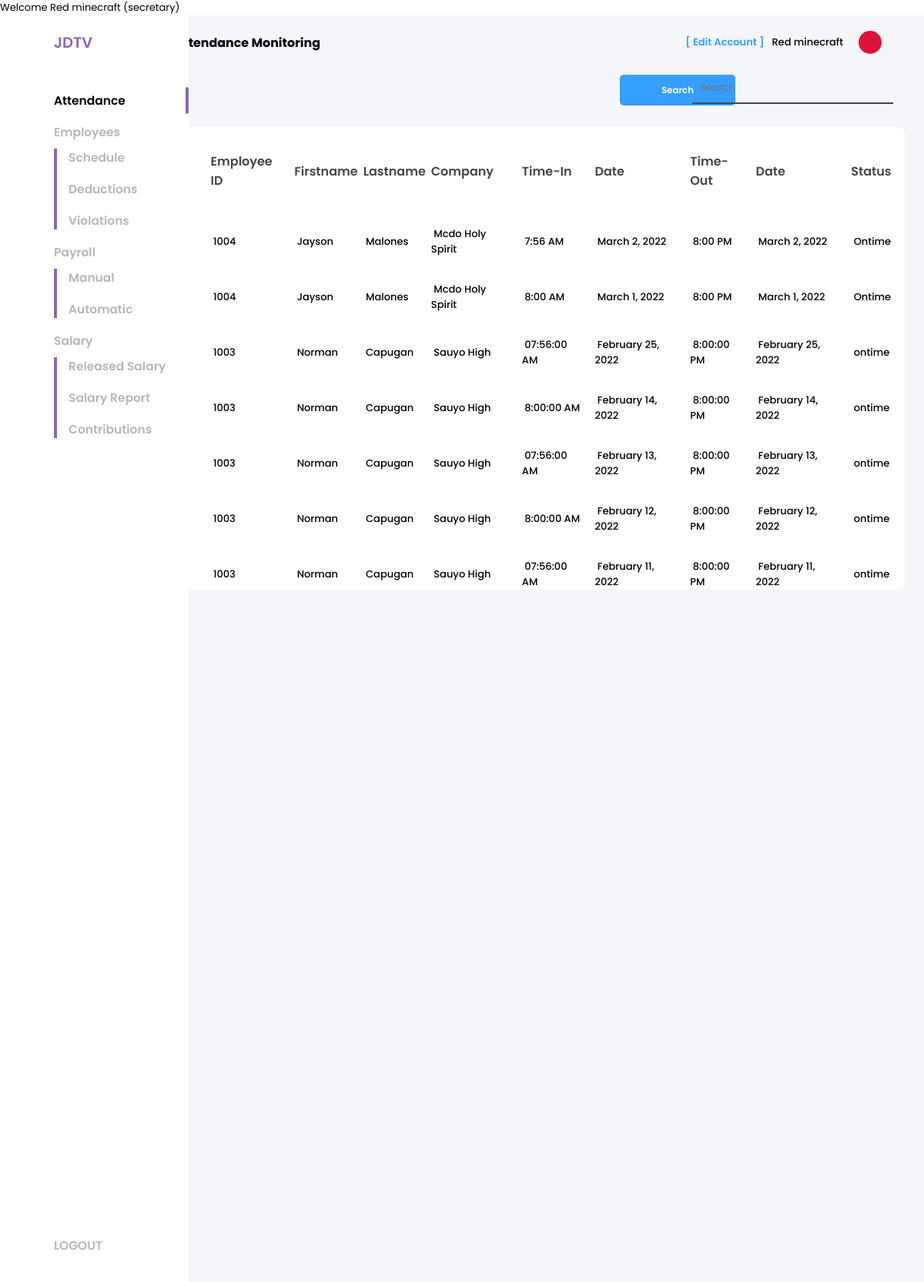
/emp_module-main/SecretaryPortal/secdashboard.php (signed in), run on the app's committed database.
### tables this page shows
CREATE TABLE `employee` (
  `id` int(11) NOT NULL,
  `empId` varchar(50) NOT NULL,
  `firstname` varchar(100) NOT NULL,
  `lastname` varchar(100) NOT NULL,
  `cpnumber` varchar(13) DEFAULT NULL,
  `address` varchar(100) DEFAULT NULL,
  `position` varchar(100) NOT NULL,
  `ratesperDay` varchar(11) NOT NULL,
  `watType` varchar(50) NOT NULL,
  `email` varchar(100) NOT NULL,
  `password` varchar(100) NOT NULL,
  `access` varchar(100) DEFAULT NULL,
  `availability` varchar(100) DEFAULT NULL,
  `timer` varchar(100) DEFAULT NULL,
  `time` varchar(100) DEFAULT NULL,
  `date` varchar(100) DEFAULT NULL
);

CREATE TABLE `emp_attendance` (
  `id` int(11) NOT NULL,
  `empId` varchar(50) NOT NULL,
  `company` varchar(100) DEFAULT NULL,
  `timeIn` varchar(20) DEFAULT NULL,
  `timeOut` varchar(20) DEFAULT NULL,
  `datetimeIn` varchar(100) DEFAULT NULL,
  `datetimeOut` varchar(100) DEFAULT NULL,
  `location` varchar(255) DEFAULT NULL,
  `status` varchar(255) DEFAULT NULL,
  `salary_status` varchar(50) NOT NULL,
  `login_session` varchar(10) DEFAULT NULL
);

### emp_module-main/class.php (the view, shortened to what this page needs)
<?php
Class Payroll
{
    private $username = "root";
    private $password = "";
    private $dns = "mysql:host=localhost;dbname=newpayroll";
    public function con()
    {
        $this->pdo = new PDO($this->dns, $this->username, $this->password);
        $this->pdo->setAttribute(PDO::ATTR_DEFAULT_FETCH_MODE, PDO::FETCH_OBJ);
        return $this->pdo;
    }
    public function getSessionSecretaryData()
    {
        if($_SESSION['SecretaryDetails']){
            return $_SESSION['SecretaryDetails'];
        }
    }
    public function verifyUserAccess($access, $fullname, $level)
    {
        $message = 'You are not allowed to enter the system';
        if($level == 2){
            $level = '../';
            if($access == 'super administrator'){
                return;
            } elseif($access == 'secretary'){
                echo 'Welcome '.$fullname.' ('.$access.')';
            } else {
                header("Location: ".$level."login.php?message=$message");
            }
        }
    }
    public function displayAttendance()
    {
            $sql ="SELECT employee.empId, employee.firstname, employee.lastname,emp_attendance.company, emp_attendance.timeIn, emp_attendance.datetimeIn,
            emp_attendance.timeOut, emp_attendance.datetimeOut,
            emp_attendance.status, emp_attendance.id
            FROM employee
            INNER JOIN emp_attendance ON employee.empId = emp_attendance.empId WHERE emp_attendance.salary_status != 'paid'
            ORDER BY emp_attendance.id DESC;";
            $stmt = $this->con()->prepare($sql);
            $stmt->execute();
            while($row = $stmt->fetch()){
            echo "<tr>
            <td>&nbsp;$row->empId&nbsp;</td>
            <td>&nbsp;$row->firstname&nbsp;</td>
            <td>&nbsp;$row->lastname&nbsp;</td>
            <td>&nbsp;$row->company&nbsp;</td>
            <td>&nbsp;$row->timeIn&nbsp;</td>
            <td>&nbsp;",date('F j, Y', strtotime($row->datetimeIn)),"&nbsp;</td>
            <td>&nbsp;$row->timeOut&nbsp;</td>
            <td>&nbsp;",date('F j, Y', strtotime($row->datetimeOut)),"&nbsp;</td>
            <td>&nbsp;$row->status&nbsp;</td>
            </tr>";
                                        }
    }
}
$payroll = new Payroll;
?>

### emp_module-main/SecretaryPortal/secdashboard.php (shortened to what this page needs)
<?php
require_once('../class.php');
$sessionData = $payroll->getSessionSecretaryData();
$payroll->verifyUserAccess($sessionData['access'], $sessionData['fullname'],2);
$fullname = $sessionData['fullname'];
?>
<!DOCTYPE html>
<html lang="en">
<head>
    <link rel="stylesheet" href="https://use.fontawesome.com/releases/v5.15.4/css/all.css">
    <link rel="stylesheet" type="text/css" href="../css/main.css">
</head>
<body>
     <div class="main-container">
          <div class="sidebar">
               <div class="sidebar__logo">
                    <div class="logo"></div>
                    <h3>JDTV</h3>
               </div>
               <nav>
                    <ul>
                        <li class="li__records active">
                            <a href="#" class="active">Attendance</a>
                         </li>
                        <li class="li__user">
                            <a href="../SecretaryPortal/employeelist.php">Employees</a>
                            <ul>
                                <li><a href="../SecretaryPortal/empschedule.php">Schedule</a></li>
                                <li><a href="../SecretaryPortal/deductions.php">Deductions</a></li>
                                <li><a href="../SecretaryPortal/violations.php">Violations</a></li>
                            </ul>
                        </li>
                        <li class="li__report">
                            <a href="#">Payroll</a>
                            <ul>
                                <li><a href="../SecretaryPortal/manualpayroll.php">Manual</a></li>
                                <li><a href="../SecretaryPortal/automaticpayroll.php">Automatic</a></li>
                            </ul>
                        </li>
                        <li class="li__report">
                            <a href="#">Salary</a>
                            <ul>
                                <li><a href="../SecretaryPortal/releasedsalary.php">Released Salary</a></li>
                                <li><a href="../SecretaryPortal/salaryreport.php">Salary Report</a></li>
                                <li><a href="../SecretaryPortal/contributions.php">Contributions</a></li>
                            </ul>
                         </li>
                    </ul>
                </nav>
                <div class="sidebar__logout">
                    <div class="li li__logout"><a href="../logout.php">LOGOUT</a></div>
                </div>
          </div>
          <div class="page-info-head">
               Attendance Monitoring
          </div>
        <div class="user-info">
                <a href="editsec.php">[ Edit Account ]</a>
                <p><?php echo $fullname; ?></p>
            <div class="user-profile">
            </div>
        </div>
          <div class="attendance_monitoring">
               <div class="attendance_monitoring__header">
                   <button>
                       <a href="#">Search</a>
                   </button>
                   <input type="search" placeholder="Search">
               </div>
               <div class="card">
                    <div class="card__content">
                         <table>
                              <thead>
                                   <tr>
                                        <th>Employee ID</th>
                                        <th>Firstname</th>
                                        <th>Lastname</th>
                                        <th>Company</th>
                                        <th>Time-In</th>
                                        <th>Date</th>
                                        <th>Time-Out</th>
                                        <th>Date</th>
                                        <th>Status</th>
                                   </tr>
                              </thead>
                              <tbody>
                                <?php
                                    if(isset($_POST['print'])){
                                    } else if(isset($_POST['bsearch'])){
                                        $payroll->search();
                                    }
                                        else {
                                        $payroll->displayAttendance();
                                    }
                                ?>
                              </tbody>
                         </table>
                    </div>
               </div>
          </div>
     </div>
</body>
</html>

### data on the page
employee: empId "1004", firstname "Jayson", lastname "Malones", emp_attendance.company "Mcdo Holy Spirit", emp_attendance.timeIn "7:56 AM", emp_attendance.datetimeIn "March 2, 2022", emp_attendance.timeOut "8:00 PM", emp_attendance.datetimeOut "March 2, 2022", emp_attendance.status "Ontime", emp_attendance.timeIn "8:00 AM", emp_attendance.datetimeIn "March 1, 2022", emp_attendance.datetimeOut "March 1, 2022"
employee: empId "1003", firstname "Norman", lastname "Capugan", emp_attendance.company "Sauyo High", emp_attendance.timeIn "07:56:00 AM", emp_attendance.datetimeIn "February 25, 2022", emp_attendance.timeOut "8:00:00 PM", emp_attendance.datetimeOut "February 25, 2022", emp_attendance.status "ontime", emp_attendance.timeIn "8:00:00 AM", emp_attendance.datetimeIn "February 14, 2022", emp_attendance.datetimeOut "February 14, 2022", emp_attendance.datetimeIn "February 13, 2022", emp_attendance.datetimeOut "February 13, 2022", emp_attendance.datetimeIn "February 12, 2022", emp_attendance.datetimeOut "February 12, 2022", emp_attendance.datetimeIn "February 11, 2022", emp_attendance.datetimeOut "February 11, 2022"

### other printed values
$fullname "Red minecraft"
$access "secretary"
